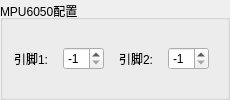
        <widget class="QGroupBox" name="groupBox_19">
         <property name="title">
          <string>MPU6050配置</string>
         </property>
         <property name="alignment">
          <set>Qt::AlignLeading|Qt::AlignLeft|Qt::AlignVCenter</set>
         </property>
         <layout class="QHBoxLayout" name="horizontalLayout_4">
          <property name="spacing">
           <number>15</number>
          </property>
          <property name="rightMargin">
           <number>18</number>
          </property>
          <item>
           <layout class="QHBoxLayout" name="horizontalLayout_2">
            <item>
             <widget class="QLabel" name="label_57">
              <property name="text">
               <string>引脚1:</string>
              </property>
              <property name="alignment">
               <set>Qt::AlignRight|Qt::AlignTrailing|Qt::AlignVCenter</set>
              </property>
             </widget>
            </item>
            <item>
             <widget class="QSpinBox" name="spinBox_mpu6050_pin_sda">
              <property name="minimum">
               <number>-1</number>
              </property>
              <property name="value">
               <number>-1</number>
              </property>
             </widget>
            </item>
           </layout>
          </item>
          <item>
           <layout class="QHBoxLayout" name="horizontalLayout_3">
            <item>
             <widget class="QLabel" name="label_56">
              <property name="text">
               <string>引脚2:</string>
              </property>
              <property name="alignment">
               <set>Qt::AlignRight|Qt::AlignTrailing|Qt::AlignVCenter</set>
              </property>
             </widget>
            </item>
            <item>
             <widget class="QSpinBox" name="spinBox_mpu6050_pin_scl">
              <property name="minimum">
               <number>-1</number>
              </property>
              <property name="value">
               <number>-1</number>
              </property>
             </widget>
            </item>
           </layout>
          </item>
         </layout>
        </widget>
